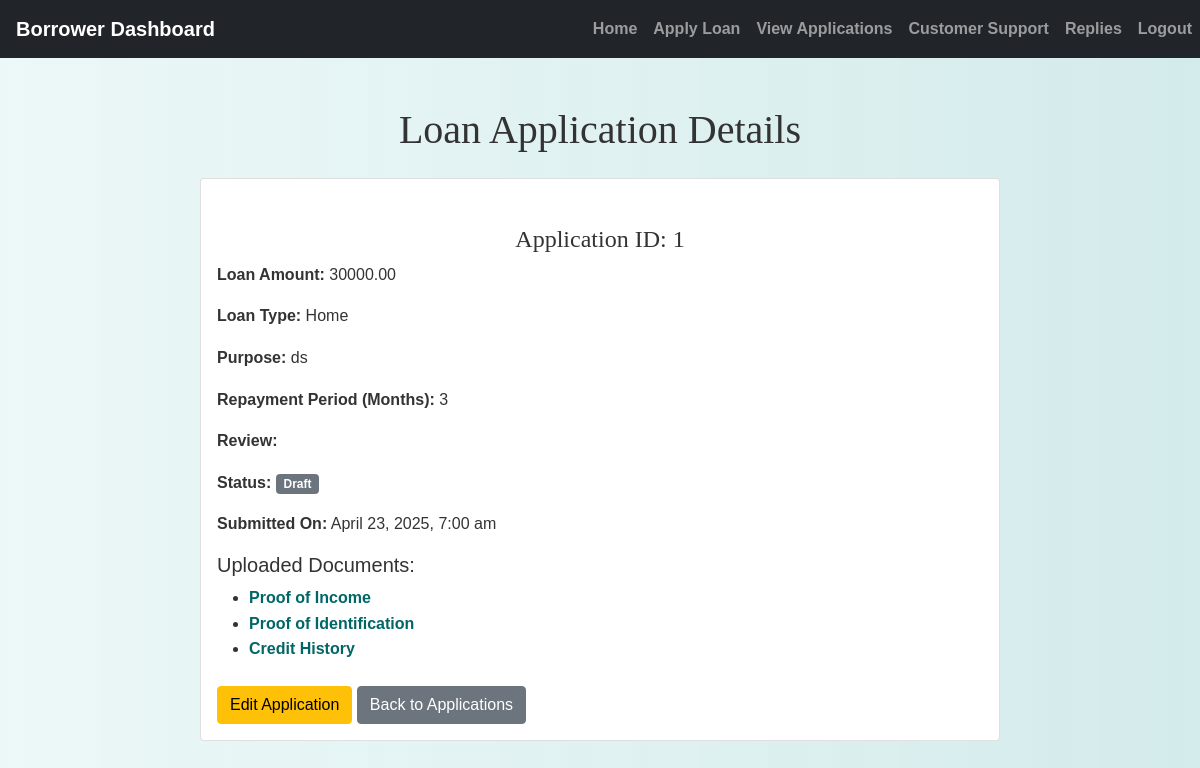
/borrower/view_loan_application.php?id=1 (signed in), run on the app's committed database.
### tables this page shows
CREATE TABLE `loan_applications` (
  `id` int(11) NOT NULL,
  `user_id` int(11) NOT NULL,
  `loan_amount` decimal(10,2) NOT NULL,
  `loan_type` varchar(255) NOT NULL,
  `purpose` text NOT NULL,
  `repayment_period` int(11) NOT NULL,
  `proof_of_income` varchar(255) NOT NULL,
  `proof_of_identification` varchar(255) NOT NULL,
  `credit_history` varchar(255) NOT NULL,
  `application_status` enum('submitted','under_review','approved','rejected','partially_completed','draft') DEFAULT 'submitted',
  `created_at` timestamp NOT NULL DEFAULT current_timestamp(),
  `updated_at` timestamp NOT NULL DEFAULT current_timestamp() ON UPDATE current_timestamp(),
  `review` text NOT NULL DEFAULT ''
);

### borrower/view_loan_application.php (the view, shortened to what this page needs)
<?php
include('config.php');
if (isset($_GET['id']) && is_numeric($_GET['id'])) {
    $application_id = $_GET['id'];
    $sql = "SELECT * FROM loan_applications WHERE id = ? AND user_id = ?";
    if ($stmt = mysqli_prepare($conn, $sql)) {
        mysqli_stmt_bind_param($stmt, "ii", $application_id, $_SESSION["id"]);
        if (mysqli_stmt_execute($stmt)) {
            $result = mysqli_stmt_get_result($stmt);
            if (mysqli_num_rows($result) == 1) {
                $application = mysqli_fetch_assoc($result);
            } else {
                echo "Application not found.";
                exit;
            }
        } else {
            echo "Error fetching application details.";
            exit;
        }
    }
} else {
    echo "Invalid application ID.";
    exit;
}
?>
<!DOCTYPE html>
<html lang="en">
<head>
    <link href="https://cdn.jsdelivr.net/npm/bootstrap@5.1.3/dist/css/bootstrap.min.css" rel="stylesheet">
    <link href="https://cdnjs.cloudflare.com/ajax/libs/font-awesome/6.0.0-beta3/css/all.min.css" rel="stylesheet">
    <link rel="stylesheet" href="../css/style.css">
</head>
<body>
    <?php include('navbar.php'); ?>
    <div class="container mt-5 mb-5">
        <h1 class="text-center mb-4">Loan Application Details</h1>
        <div class="card mx-auto" style="max-width: 800px;">
            <div class="card-body">
                <h4 class="card-title">Application ID: <?php echo $application['id']; ?></h4>
                <p><strong>Loan Amount:</strong> <?php echo $application['loan_amount']; ?></p>
                <p><strong>Loan Type:</strong> <?php echo $application['loan_type']; ?></p>
                <p><strong>Purpose:</strong> <?php echo $application['purpose']; ?></p>
                <p><strong>Repayment Period (Months):</strong> <?php echo $application['repayment_period']; ?></p>
                <p><strong>Review:</strong> <?php echo $application['review']; ?></p>
                <p><strong>Status:</strong>
                    <span class="badge
                        <?php
                            switch ($application['application_status']) {
                                case 'draft':
                                    echo 'bg-secondary';
                                    break;
                            }
                        ?>">
                        <?php echo ucfirst($application['application_status']); ?>
                    </span>
                </p>
                <p><strong>Submitted On:</strong> <?php echo date("F j, Y, g:i a", strtotime($application['created_at'])); ?></p>
                <h5>Uploaded Documents:</h5>
                <ul>
                    <?php if (!empty($application['proof_of_income'])): ?>
                        <li><a href="uploads/<?php echo $application['proof_of_income']; ?>" target="_blank">Proof of Income</a></li>
                    <?php endif; ?>
                    <?php if (!empty($application['proof_of_identification'])): ?>
                        <li><a href="uploads/<?php echo $application['proof_of_identification']; ?>" target="_blank">Proof of Identification</a></li>
                    <?php endif; ?>
                    <?php if (!empty($application['credit_history'])): ?>
                        <li><a href="uploads/<?php echo $application['credit_history']; ?>" target="_blank">Credit History</a></li>
                    <?php endif; ?>
                </ul>
                <div class="mt-4">
                    <?php if ($application['application_status'] == 'draft'): ?>
                        <a href="edit_loan_application.php?id=<?php echo $application['id']; ?>" class="btn btn-warning">Edit Application</a>
                    <?php endif; ?>
                    <a href="view_applications.php" class="btn btn-secondary">Back to Applications</a>
                </div>
            </div>
        </div>
    </div>
</body>
</html>

### css/style.css (style rules this page uses)
body { background: linear-gradient(90deg, rgba(233, 246, 246, 0.831), rgba(207, 233, 233, 0.9)); font-family: 'Arial', sans-serif; color: #333; line-height: 1.6; }
h1, h2, h3, h4 { text-align: center; margin-top: 30px; margin-bottom: 30px; font-family: 'Georgia', serif; }
.container { margin-bottom: 40px; }
a { color: #006666; text-decoration: none; font-weight: bold; }

### data on the page
loan_applications: id "1", loan_amount "30000.00", loan_type "Home", purpose "ds", repayment_period "3", application_status "Draft", created_at "April 23, 2025, 7:00 am"
